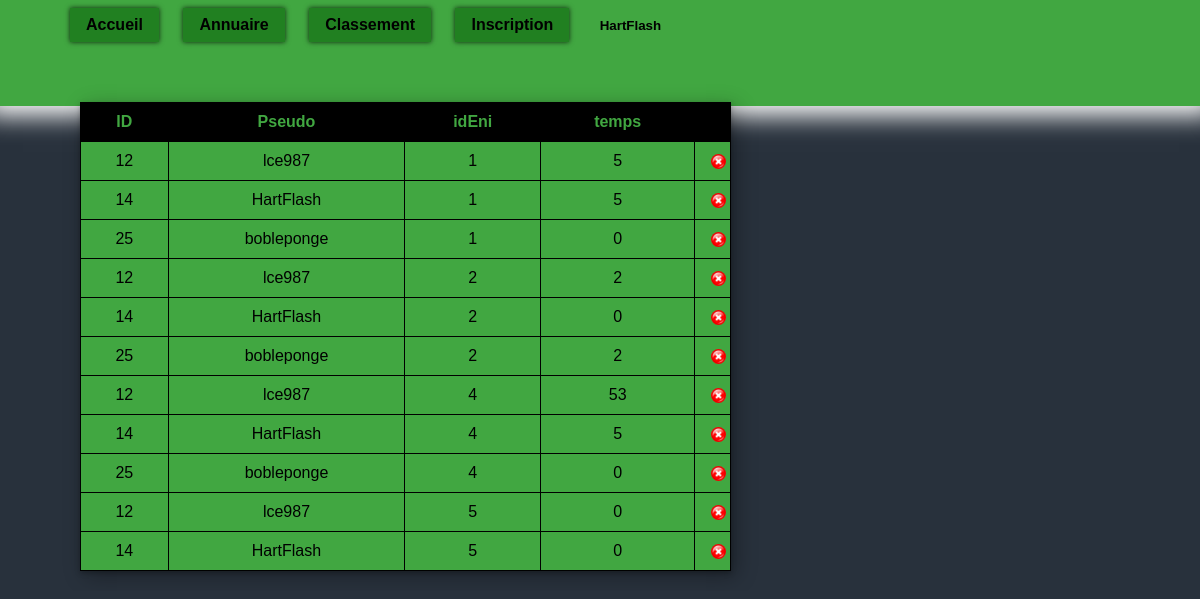
/admin/classement.php (signed in), run on the app's committed database.
### tables this page shows
CREATE TABLE `ResEni` (
  `id` int(11) NOT NULL,
  `idEni` int(11) NOT NULL,
  `temps` int(11) NOT NULL COMMENT 'en secondes',
  `note` enum('0','1','2','3','4','5','6','7','8','9','10') DEFAULT NULL COMMENT 'entre 0 et 10 compris'
);

CREATE TABLE `zng_user` (
  `id` int(11) NOT NULL,
  `pseudo` varchar(25) NOT NULL,
  `pass` varchar(100) NOT NULL,
  `genre` enum('M','Mme') NOT NULL,
  `nom` varchar(35) NOT NULL,
  `prenom` varchar(25) NOT NULL,
  `email` varchar(50) NOT NULL,
  `date_insc` datetime NOT NULL DEFAULT CURRENT_TIMESTAMP,
  `date_naiss` date NOT NULL DEFAULT '1000-00-01',
  `ip` varchar(15) NOT NULL COMMENT 'Table ip ban'
);

### admin/classement.php (the view, shortened to what this page needs)
<!DOCTYPE html>
<html lang="fr" dir="ltr">
<head>
  <link rel="stylesheet" href="/assets/css/master.css">
</head>
<body>
  <?php include $_SERVER['DOCUMENT_ROOT'].'/assets/php/gen_nav.php'; ?>
  <div class="zng-center zng-margin-top">
    <div class="zng-solo">
            <div style="width:67%;min-height:100%;overflow-y:scroll;">
            <?php include $_SERVER['DOCUMENT_ROOT'].'/assets//php/pdo/pdo_init.php';
            $sel = $pdo->prepare("select zng_user.id AS id, zng_user.pseudo AS pseudo,ResEni.idEni AS idEni,ResEni.temps AS temps from zng_user join ResEni where (zng_user.id = ResEni.id)", array(PDO::ATTR_CURSOR => PDO::CURSOR_FWDONLY));
            $sel->execute();
            $res = $sel->fetchAll();
            echo '<table id="tablesupp" class="zng-table">';
            echo '<tr><th>ID</th><th>Pseudo</th><th>idEni</th><th>temps</th><th></th></tr>';
            foreach ($res as $row) {
              echo "<tr><td>".$row[0]."</td><td>".$row[1]."</td><td>".$row[2]."</td><td>".$row[3]."</td><td class=\"suppcolumn\"><div class=\"zng-admin-supp\" onclick='document.location.href=\"supp.php?id=".$row[0]."&idEni=".$row[2]."\"'></div></td></tr>";
            }
            echo '</table>';
            ?>
      </div>
    </div>
  </div>
</body>
</html>

### assets/css/master.css (style rules this page uses)
body { margin:0; font-family:'Verdana', Arial, sans-serif; }
article,aside,details,div,figcaption,figure,footer,header,main,menu,nav,section,summary { display:block; position:relative; }
.zng-table td,.zng-table,.zng-table th { border:1px solid black; border-collapse: collapse; padding: 10px; margin: 20px; }
.zng-admin-supp { width: 15px; height: 15px; left:40%; background-color: red; background-image: url("../img/supp.png"); background-size: cover; background-repeat: no-repeat; background-position: center; border-radius: 50%; cursor:pointer; }
.zng-center { text-align:center; }
.zng-solo { width: 90%; margin: 5% 5% 0 5%; }
.zng-margin-top>.zng-solo { margin-top: -2%; }
.zng-margin-top { margin-top:0% }
#tablesupp th,#tableuser th { background-color: black; color: #41a741 }
#tablesupp td,#tableuser td { background-color: #41a741; color: black }
#tablesupp,#tableuser { width:90%; text-align:center; box-shadow: 0 2px 5px 0 rgba(0,0,0,0.26),5px 5px 20px 0 rgba(0,0,0,0.32); }
.suppcolumn { width:10px; }
body { background-color: #28313C; height: 100% }

### data on the page
reseni: id "12", id.pseudo "lce987", idEni "1", temps "5"
reseni: id "14", id.pseudo "HartFlash", idEni "1", temps "5"
reseni: id "25", id.pseudo "bobleponge", idEni "1", temps "0"
reseni: id "12", id.pseudo "lce987", idEni "2", temps "2"
reseni: id "14", id.pseudo "HartFlash", idEni "2", temps "0"
reseni: id "25", id.pseudo "bobleponge", idEni "2", temps "2"
reseni: id "12", id.pseudo "lce987", idEni "4", temps "53"
reseni: id "14", id.pseudo "HartFlash", idEni "4", temps "5"
reseni: id "25", id.pseudo "bobleponge", idEni "4", temps "0"
reseni: id "12", id.pseudo "lce987", idEni "5", temps "0"
reseni: id "14", id.pseudo "HartFlash", idEni "5", temps "0"

### other printed values
_SESSION['zngpseudo'] "HartFlash"
